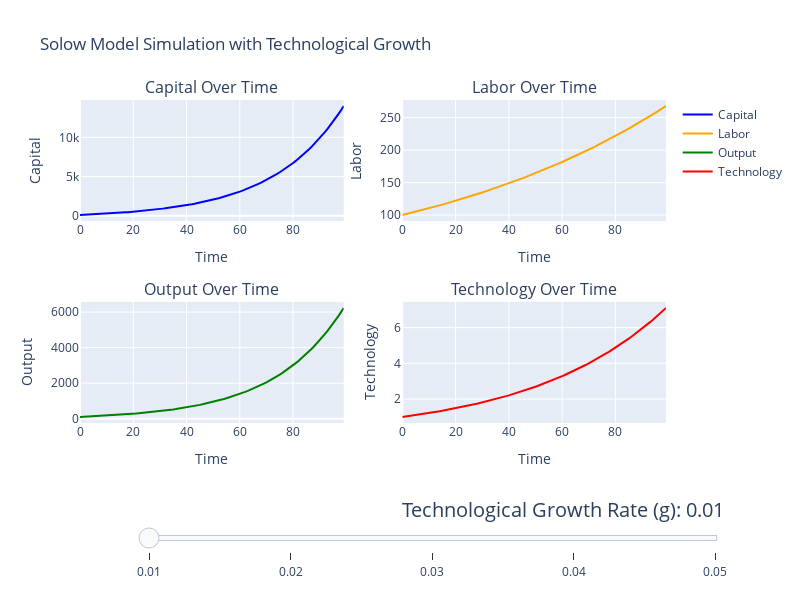

Source (notebook cell):
### Markdown cell above
In this section, we will delve into the process of obtaining the numerical solution for the Solow model with technological growth. By numerically solving the Solow model, we can gain a deeper understanding of how these factors interact and influence economic growth over time. We will commence by formulating the differential equations that describe the dynamics of capital and production and plot these.

### Code cell
import numpy as np
import plotly.graph_objs as go
from plotly.subplots import make_subplots
from solow_model import solow_model_simulation, create_solow_plot

# Define the initial value for g
g_initial = 0.02

# Call the function to create and display the plot
create_solow_plot(g_initial)

### Figure 1 — Plotly figure (JSON) as saved in the notebook; plotly's stock layout.template omitted (floating-point values rounded to 4 significant figures)
{"data": [{"line": {"color": "blue"}, "mode": "lines", "name": "Capital", "type": "scatter", "x": [0, 1, 2, 3, 4, 5, 6, 7, 8, 9, 10, 11, 12, 13, 14, 15, 16, 17, 18, 19, 20, 21, 22, 23, 24, 25, 26, 27, 28, 29, 30, 31, 32, 33, 34, 35, 36, 37, 38, 39, 40, 41, 42, 43, 44, 45, 46, 47, 48, 49, 50, 51, 52, 53, 54, 55, 56, 57, 58, 59, 60, 61, 62, 63, 64, 65, 66, 67, 68, 69, 70, 71, 72, 73, 74, 75, 76, 77, 78, 79, 80, 81, 82, 83, 84, 85, 86, 87, 88, 89, 90, 91, 92, 93, 94, 95, 96, 97, 98, 99], "xaxis": "x", "y": [100, 115, 130.7, 147.0, 164.0, 181.6, 199.9, 218.8, 238.3, 258.6, 279.5, 301.1, 323.4, 346.5, 370.3, 394.8, 420.2, 446.4, 473.5, 501.4, 530.3, 560.1, 591.0, 622.8, 655.8, 689.8, 725.0, 761.5, 799.1, 838.1, 878.5, 920.2, 963.5, 1008.0, 1055.0, 1103.0, 1152.0, 1204.0, 1257.0, 1313.0, 1370.0, 1429.0, 1491.0, 1555.0, 1621.0, 1690.0, 1761.0, 1835.0, 1912.0, 1991.0, 2074.0, 2160.0, 2249.0, 2341.0, 2437.0, 2536.0, 2639.0, 2746.0, 2857.0, 2973.0, 3093.0, 3217.0, 3346.0, 3480.0, 3620.0, 3764.0, 3914.0, 4070.0, 4232.0, 4400.0, 4575.0, 4756.0, 4945.0, 5140.0, 5343.0, 5555.0, 5774.0, 6001.0, 6238.0, 6484.0, 6739.0, 7004.0, 7279.0, 7565.0, 7862.0, 8171.0, 8492.0, 8825.0, 9171.0, 9530.0, 9904.0, 10290.0, 10690.0, 11110.0, 11550.0, 12000.0, 12470.0, 12960.0, 13460.0, 13990.0], "yaxis": "y"}, {"line": {"color": "orange"}, "mode": "lines", "name": "Labor", "type": "scatter", "x": [0, 1, 2, 3, 4, 5, 6, 7, 8, 9, 10, 11, 12, 13, 14, 15, 16, 17, 18, 19, 20, 21, 22, 23, 24, 25, 26, 27, 28, 29, 30, 31, 32, 33, 34, 35, 36, 37, 38, 39, 40, 41, 42, 43, 44, 45, 46, 47, 48, 49, 50, 51, 52, 53, 54, 55, 56, 57, 58, 59, 60, 61, 62, 63, 64, 65, 66, 67, 68, 69, 70, 71, 72, 73, 74, 75, 76, 77, 78, 79, 80, 81, 82, 83, 84, 85, 86, 87, 88, 89, 90, 91, 92, 93, 94, 95, 96, 97, 98, 99], "xaxis": "x2", "y": [100, 101, 102.0, 103.0, 104.1, 105.1, 106.2, 107.2, 108.3, 109.4, 110.5, 111.6, 112.7, 113.8, 114.9, 116.1, 117.3, 118.4, 119.6, 120.8, 122.0, 123.2, 124.5, 125.7, 127.0, 128.2, 129.5, 130.8, 132.1, 133.5, 134.8, 136.1, 137.5, 138.9, 140.3, 141.7, 143.1, 144.5, 146.0, 147.4, 148.9, 150.4, 151.9, 153.4, 154.9, 156.5, 158.0, 159.6, 161.2, 162.8, 164.5, 166.1, 167.8, 169.4, 171.1, 172.9, 174.6, 176.3, 178.1, 179.9, 181.7, 183.5, 185.3, 187.2, 189.0, 190.9, 192.8, 194.8, 196.7, 198.7, 200.7, 202.7, 204.7, 206.8, 208.8, 210.9, 213.0, 215.2, 217.3, 219.5, 221.7, 223.9, 226.1, 228.4, 230.7, 233.0, 235.3, 237.7, 240.0, 242.4, 244.9, 247.3, 249.8, 252.3, 254.8, 257.4, 259.9, 262.5, 265.2, 267.8], "yaxis": "y2"}, {"line": {"color": "green"}, "mode": "lines", "name": "Output", "type": "scatter", "x": [0, 1, 2, 3, 4, 5, 6, 7, 8, 9, 10, 11, 12, 13, 14, 15, 16, 17, 18, 19, 20, 21, 22, 23, 24, 25, 26, 27, 28, 29, 30, 31, 32, 33, 34, 35, 36, 37, 38, 39, 40, 41, 42, 43, 44, 45, 46, 47, 48, 49, 50, 51, 52, 53, 54, 55, 56, 57, 58, 59, 60, 61, 62, 63, 64, 65, 66, 67, 68, 69, 70, 71, 72, 73, 74, 75, 76, 77, 78, 79, 80, 81, 82, 83, 84, 85, 86, 87, 88, 89, 90, 91, 92, 93, 94, 95, 96, 97, 98, 99], "xaxis": "x3", "y": [100.0, 107.1, 114.3, 121.6, 129.1, 136.7, 144.5, 152.5, 160.8, 169.2, 177.9, 186.8, 196.1, 205.6, 215.4, 225.6, 236.1, 246.9, 258.1, 269.7, 281.7, 294.2, 307.1, 320.4, 334.2, 348.5, 363.4, 378.8, 394.7, 411.3, 428.4, 446.2, 464.7, 483.8, 503.7, 524.3, 545.7, 567.9, 591.0, 614.9, 639.8, 665.5, 692.3, 720.1, 749.0, 778.9, 810.0, 842.3, 875.9, 910.7, 946.9, 984.5, 1023.0, 1064.0, 1106.0, 1150.0, 1195.0, 1242.0, 1291.0, 1342.0, 1395.0, 1450.0, 1507.0, 1566.0, 1628.0, 1692.0, 1758.0, 1827.0, 1899.0, 1973.0, 2051.0, 2131.0, 2214.0, 2301.0, 2391.0, 2485.0, 2582.0, 2683.0, 2788.0, 2897.0, 3010.0, 3128.0, 3250.0, 3377.0, 3509.0, 3646.0, 3788.0, 3936.0, 4090.0, 4250.0, 4416.0, 4588.0, 4767.0, 4953.0, 5147.0, 5347.0, 5556.0, 5773.0, 5998.0, 6232.0], "yaxis": "y3"}, {"line": {"color": "red"}, "mode": "lines", "name": "Technology", "type": "scatter", "x": [0, 1, 2, 3, 4, 5, 6, 7, 8, 9, 10, 11, 12, 13, 14, 15, 16, 17, 18, 19, 20, 21, 22, 23, 24, 25, 26, 27, 28, 29, 30, 31, 32, 33, 34, 35, 36, 37, 38, 39, 40, 41, 42, 43, 44, 45, 46, 47, 48, 49, 50, 51, 52, 53, 54, 55, 56, 57, 58, 59, 60, 61, 62, 63, 64, 65, 66, 67, 68, 69, 70, 71, 72, 73, 74, 75, 76, 77, 78, 79, 80, 81, 82, 83, 84, 85, 86, 87, 88, 89, 90, 91, 92, 93, 94, 95, 96, 97, 98, 99], "xaxis": "x4", "y": [1, 1.02, 1.04, 1.061, 1.082, 1.104, 1.126, 1.149, 1.172, 1.195, 1.219, 1.243, 1.268, 1.294, 1.319, 1.346, 1.373, 1.4, 1.428, 1.457, 1.486, 1.516, 1.546, 1.577, 1.608, 1.641, 1.673, 1.707, 1.741, 1.776, 1.811, 1.848, 1.885, 1.922, 1.961, 2.0, 2.04, 2.081, 2.122, 2.165, 2.208, 2.252, 2.297, 2.343, 2.39, 2.438, 2.487, 2.536, 2.587, 2.639, 2.692, 2.745, 2.8, 2.856, 2.913, 2.972, 3.031, 3.092, 3.154, 3.217, 3.281, 3.347, 3.414, 3.482, 3.551, 3.623, 3.695, 3.769, 3.844, 3.921, 4.0, 4.08, 4.161, 4.244, 4.329, 4.416, 4.504, 4.594, 4.686, 4.78, 4.875, 4.973, 5.072, 5.174, 5.277, 5.383, 5.491, 5.6, 5.712, 5.827, 5.943, 6.062, 6.183, 6.307, 6.433, 6.562, 6.693, 6.827, 6.963, 7.103], "yaxis": "y4"}], "layout": {"annotations": [{"font": {"size": 16}, "showarrow": false, "text": "Capital Over Time", "x": 0.225, "xanchor": "center", "xref": "paper", "y": 1, "yanchor": "bottom", "yref": "paper"}, {"font": {"size": 16}, "showarrow": false, "text": "Labor Over Time", "x": 0.775, "xanchor": "center", "xref": "paper", "y": 1, "yanchor": "bottom", "yref": "paper"}, {"font": {"size": 16}, "showarrow": false, "text": "Output Over Time", "x": 0.225, "xanchor": "center", "xref": "paper", "y": 0.375, "yanchor": "bottom", "yref": "paper"}, {"font": {"size": 16}, "showarrow": false, "text": "Technology Over Time", "x": 0.775, "xanchor": "center", "xref": "paper", "y": 0.375, "yanchor": "bottom", "yref": "paper"}], "height": 600, "sliders": [{"currentvalue": {"font": {"size": 20}, "prefix": "Technological Growth Rate (g): ", "visible": true, "xanchor": "right"}, "pad": {"b": 10}, "steps": [{"args": [["0.01"], {"frame": {"duration": 0, "redraw": true}, "mode": "immediate", "transition": {"duration": 0}}], "label": "0.01", "method": "animate"}, {"args": [["0.02"], {"frame": {"duration": 0, "redraw": true}, "mode": "immediate", "transition": {"duration": 0}}], "label": "0.02", "method": "animate"}, {"args": [["0.03"], {"frame": {"duration": 0, "redraw": true}, "mode": "immediate", "transition": {"duration": 0}}], "label": "0.03", "method": "animate"}, {"args": [["0.04"], {"frame": {"duration": 0, "redraw": true}, "mode": "immediate", "transition": {"duration": 0}}], "label": "0.04", "method": "animate"}, {"args": [["0.05"], {"frame": {"duration": 0, "redraw": true}, "mode": "immediate", "transition": {"duration": 0}}], "label": "0.05", "method": "animate"}], "x": 0.1, "xanchor": "left", "y": -0.15, "yanchor": "top"}], "title": {"text": "Solow Model Simulation with Technological Growth"}, "width": 800, "xaxis": {"anchor": "y", "domain": [0, 0.45], "title": {"text": "Time"}}, "xaxis2": {"anchor": "y2", "domain": [0.55, 1], "title": {"text": "Time"}}, "xaxis3": {"anchor": "y3", "domain": [0, 0.45], "title": {"text": "Time"}}, "xaxis4": {"anchor": "y4", "domain": [0.55, 1], "title": {"text": "Time"}}, "yaxis": {"anchor": "x", "domain": [0.625, 1], "title": {"text": "Capital"}}, "yaxis2": {"anchor": "x2", "domain": [0.625, 1], "title": {"text": "Labor"}}, "yaxis3": {"anchor": "x3", "domain": [0, 0.375], "title": {"text": "Output"}}, "yaxis4": {"anchor": "x4", "domain": [0, 0.375], "title": {"text": "Technology"}}}}
